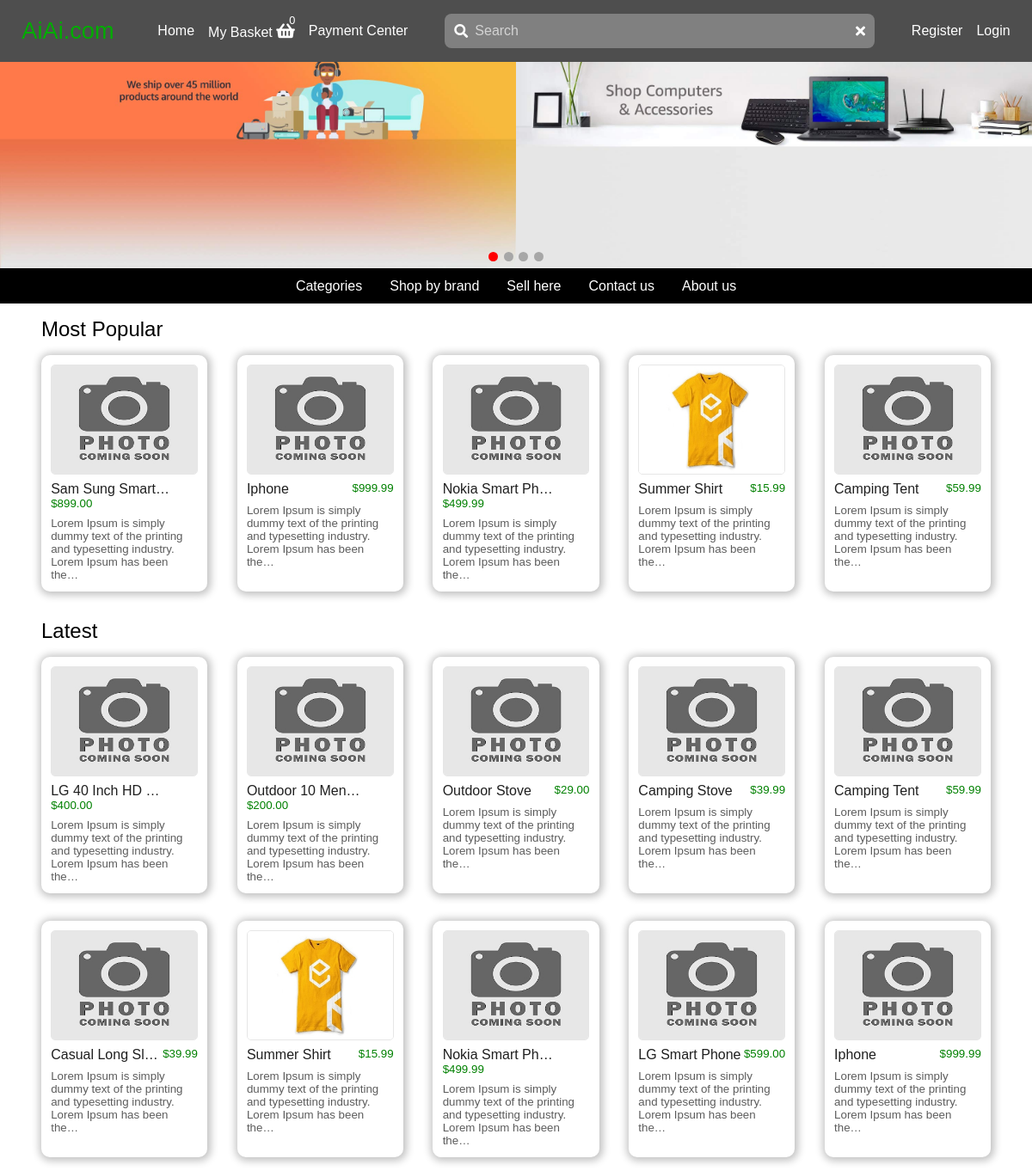
The page / on the database its author committed.
### store/models.py (models this page shows, shortened)
class Product(models.Model):
    product_name = models.CharField(max_length=200)
    image = models.ImageField(default="productImages/defaultProductImage.jpg", upload_to="productImages")
    brand_image = models.ImageField(default="brandImages/defaultBrandImage.jpg", upload_to="brandImages")
    price = models.DecimalField(max_digits=10, decimal_places=2)
    category = models.CharField(max_length=50)
    sub_category = models.CharField(max_length=50)
    company = models.CharField(max_length=100)
    description = models.TextField(blank=True)
    on_stock = models.BooleanField(default=True)
    times_ordered = models.IntegerField(default=0)

### store/views.py (the view)
# urls.py: 2. Add a URL to urlpatterns:  path('', views.home, name='home')
def home(request):
    user = request.user
    products = Product.objects.all()
    latest = []
    most_popular = []
    just_for_you = []
    for product in products:
        latest.append(product)
        if product.times_ordered > 0:
            most_popular.append(product)
    latest.reverse()
    latest = latest[0:10]
    most_popular = most_popular[0:5]
    if user.is_authenticated:
        try:
            customer = Customer.objects.get(name=user)
        except Customer.DoesNotExist:
            Customer.objects.create(name=user, total_items=0)
            context = {
                "most_popluar": most_popular,
                "latest": latest,
            }
            return render(request, "store/home.html", context)
        else:
            customer = get_object_or_404(Customer, name=user)
            basket = customer.basket_set.filter(open_basket=True)
            totalItems = 0
            for product in basket:
                totalItems += product.quantity
                sub = product.product.sub_category
                filter_by_sub = Product.objects.filter(sub_category=sub)
                for item in filter_by_sub:
                    if item.id != product.product.id:
                        just_for_you.append(item)
            customer.total_items = totalItems
            customer.save()
            context = {
                    "most_popluar": most_popular,
                    "latest": latest,
                    "just_for_you": just_for_you
                }
        return render(request, "store/home.html", context)
    else:
        context = {
                    "most_popluar": most_popular,
                    "latest": latest,
                }
    return render(request, "store/home.html", context)

### store/views.py (called while the page is built)
def side_categories(request):
    products = Product.objects.all()
    categories = {}
    new_products = {}
    for product in products:
        categories.setdefault(product.category, product.id)
        new_products.setdefault(product.sub_category, product)
    context = {
        "categories": categories,
        "new_products": new_products
    }
    return  context

def update_basket(request):
    user = request.user
    if user.is_authenticated:
        customer = get_object_or_404(Customer, name=user)
        baskets = customer.basket_set.filter(open_basket=True)
        total_amount_due = 0
        totalItems = 0
        for basket in baskets:
            total_amount_due += basket.quantity * basket.product.price
            totalItems += basket.quantity
        user.customer.total_items = totalItems
        context = {
            "total_amount_due": total_amount_due,
            "baskets": baskets
        }
        return context
    else:
        return {}

### store/templates/store/home.html (shortened to what this page needs)
{% extends "store/base.html" %}
{% block content %}
    <div class="products">
        <h2 class="most-popular">Most Popular</h2>
        {% for product in most_popluar %}
        <div class="product" title="click for detail">
            <a class="product-content" href="{% url 'store:product_detail' product.pk %}">
                <img class="product-img" src="{{ product.image.url }}" alt="">
                <small class="product-name">{{ product.product_name|truncatechars:15 }}</small>
                <small class="product-price">${{ product.price }}</small>
                <small class="product-description">{{ product.description|truncatechars:100 }}</small>
            </a>
        </div>
        {% endfor %}
        <h2 class="most-popular">Latest</h2>
        {% for product in  latest %}
        <div class="product" title="click for detail">
            <a class="product-content" href="{% url 'store:product_detail' product.pk %}">
                <img class="product-img" src="{{ product.image.url }}" alt="">
                <small class="product-name">{{ product.product_name|truncatechars:15 }}</small>
                <small class="product-price">${{ product.price }}</small>
                <small class="product-description">{{ product.description|truncatechars:100 }}</small>
            </a>
        </div>
        {% endfor %}
    </div>
{% endblock content %}

### store/static/store/css/style.css (style rules this page uses)
* { padding: 0; margin: 0; box-sizing: border-box; }
body { font-family: sans-serif; }
a { text-decoration: none; }
::placeholder { color: lightgray; }
.products { display: flex; align-content: flex-start; justify-content: space-between; margin: 0 2rem; flex-wrap: wrap; }
.most-popular { flex: 0 0 95%; margin: 1rem; margin-bottom: 0; font-weight: normal; }
.product { flex: 0 0 17%; width: 17%; padding: 0.7rem; margin: 1rem; border-radius: 10px; box-shadow: 1px 1px 10px 3px rgb(192, 192, 192); }
.product-content { display: flex; flex-wrap: wrap; justify-content: space-between; }
.product-img { width: 100%; height: auto; margin-bottom: 0.3rem; border-radius: 5px; margin-bottom: 0.5rem; border: 1px solid rgb(230, 230, 230); transition: transform 0.4s linear; }
.product-name { font-size: 1rem; color: rgb(31, 31, 31); }
.product-price { color: rgb(1, 128, 1); }
.product-description { color: rgb(92, 92, 92); display: block; margin-top: 0.5rem; flex: 0 0 100% }

### rows shown on the page
Product: image (placeholder picture), product_name "Sam Sung Smart…", price "899.00", description "Lorem Ipsum is simply dummy text of the printing and typesetting industry. Lorem Ipsum has been the…"
Product: image (placeholder picture), product_name "Iphone", price "999.99", description "Lorem Ipsum is simply dummy text of the printing and typesetting industry. Lorem Ipsum has been the…"
Product: image (placeholder picture), product_name "Nokia Smart Ph…", price "499.99", description "Lorem Ipsum is simply dummy text of the printing and typesetting industry. Lorem Ipsum has been the…"
Product: image (picture), product_name "Summer Shirt", price "15.99", description "Lorem Ipsum is simply dummy text of the printing and typesetting industry. Lorem Ipsum has been the…"
Product: image (placeholder picture), product_name "Camping Tent", price "59.99", description "Lorem Ipsum is simply dummy text of the printing and typesetting industry. Lorem Ipsum has been the…"
Product: image (placeholder picture), product_name "LG 40 Inch HD …", price "400.00", description "Lorem Ipsum is simply dummy text of the printing and typesetting industry. Lorem Ipsum has been the…"
Product: image (placeholder picture), product_name "Outdoor 10 Men…", price "200.00", description "Lorem Ipsum is simply dummy text of the printing and typesetting industry. Lorem Ipsum has been the…"
Product: image (placeholder picture), product_name "Outdoor Stove", price "29.00", description "Lorem Ipsum is simply dummy text of the printing and typesetting industry. Lorem Ipsum has been the…"
Product: image (placeholder picture), product_name "Camping Stove", price "39.99", description "Lorem Ipsum is simply dummy text of the printing and typesetting industry. Lorem Ipsum has been the…"
Product: image (placeholder picture), product_name "Casual Long Sl…", price "39.99", description "Lorem Ipsum is simply dummy text of the printing and typesetting industry. Lorem Ipsum has been the…"
Product: image (placeholder picture), product_name "LG Smart Phone", price "599.00", description "Lorem Ipsum is simply dummy text of the printing and typesetting industry. Lorem Ipsum has been the…"
